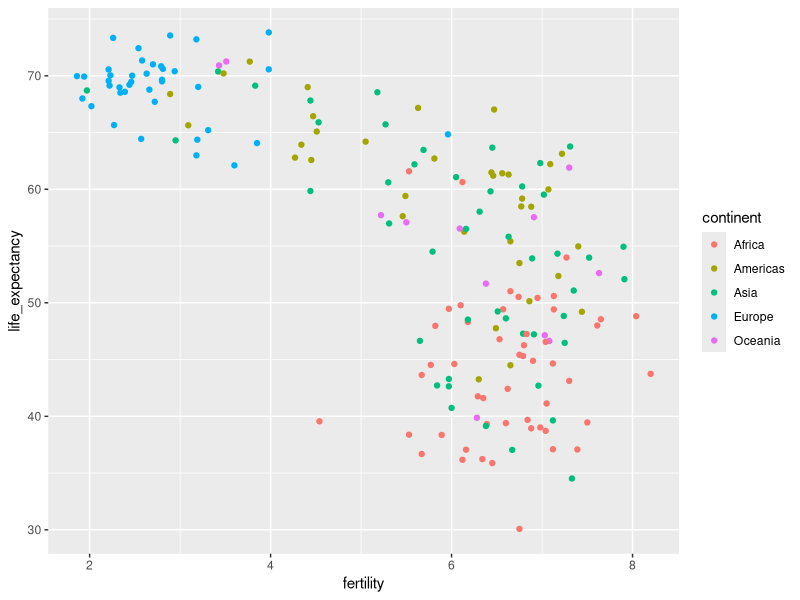
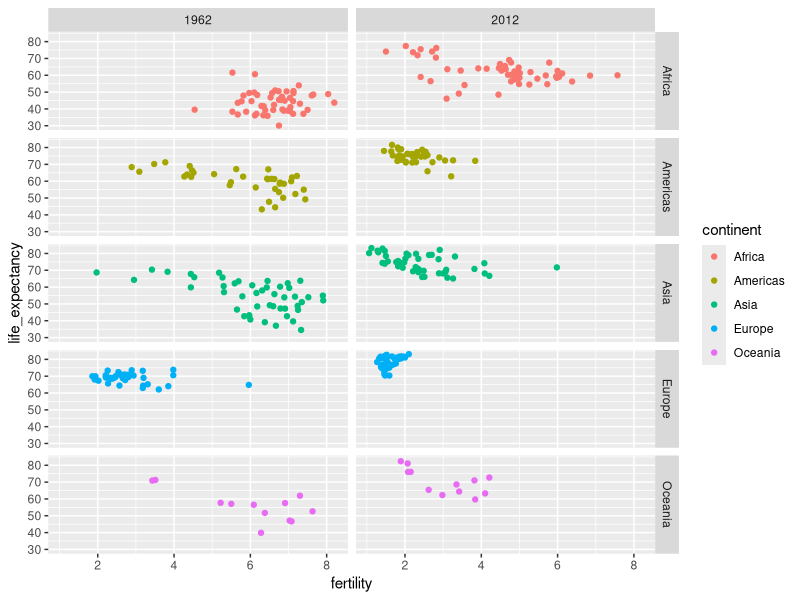
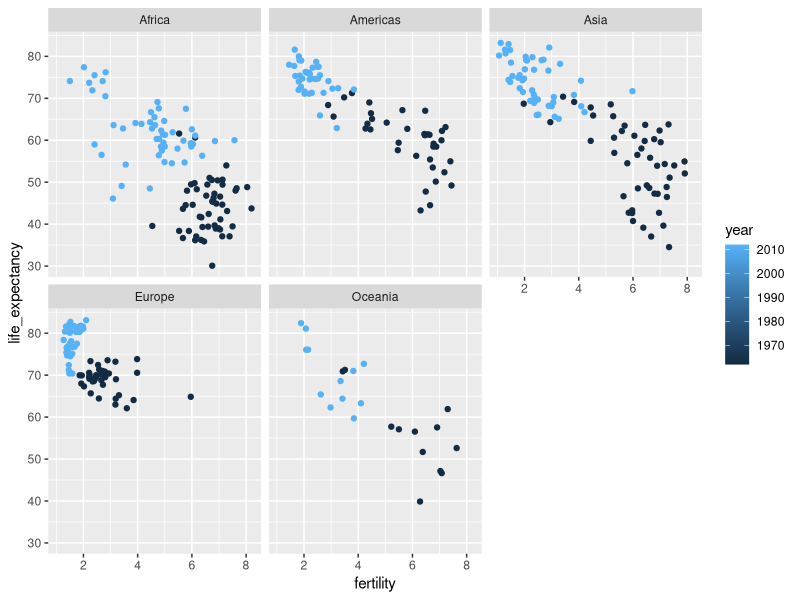
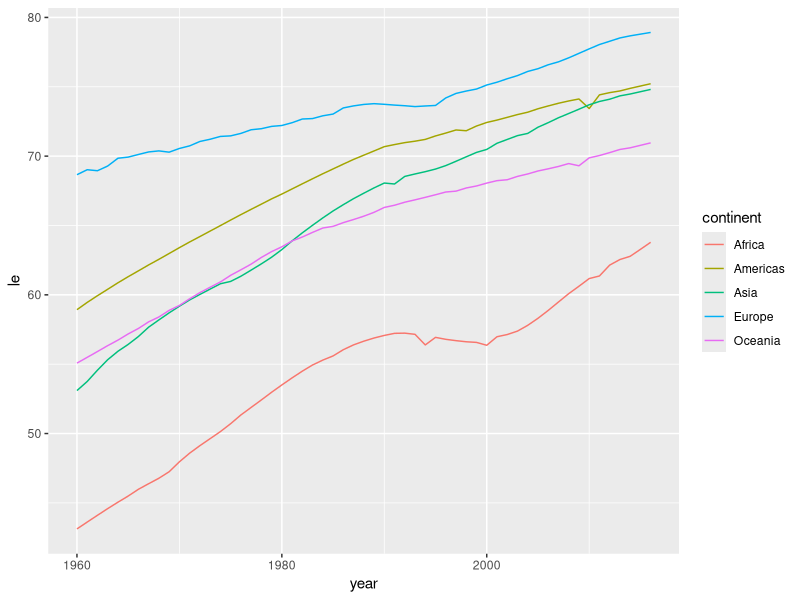
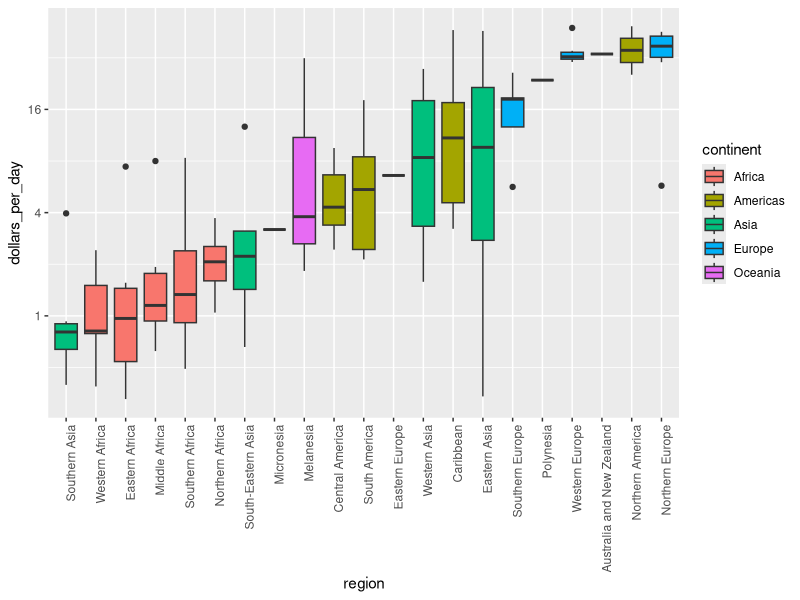
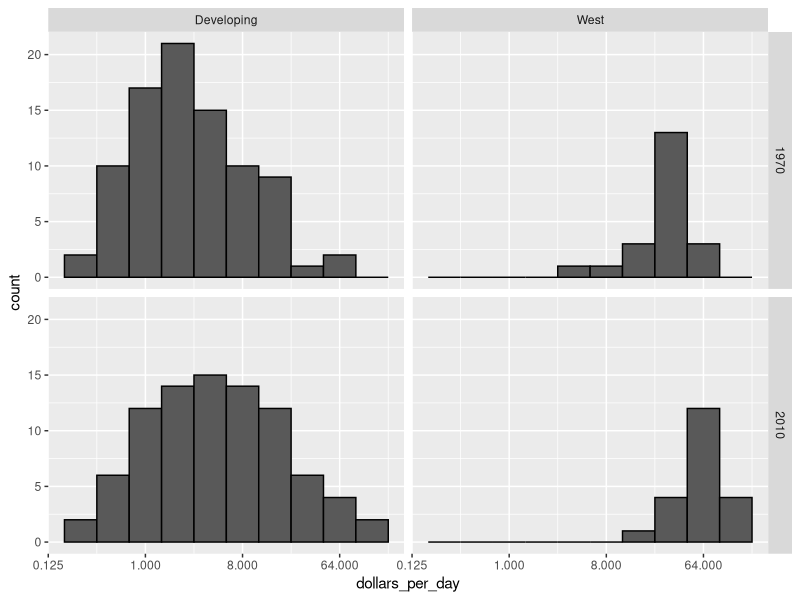
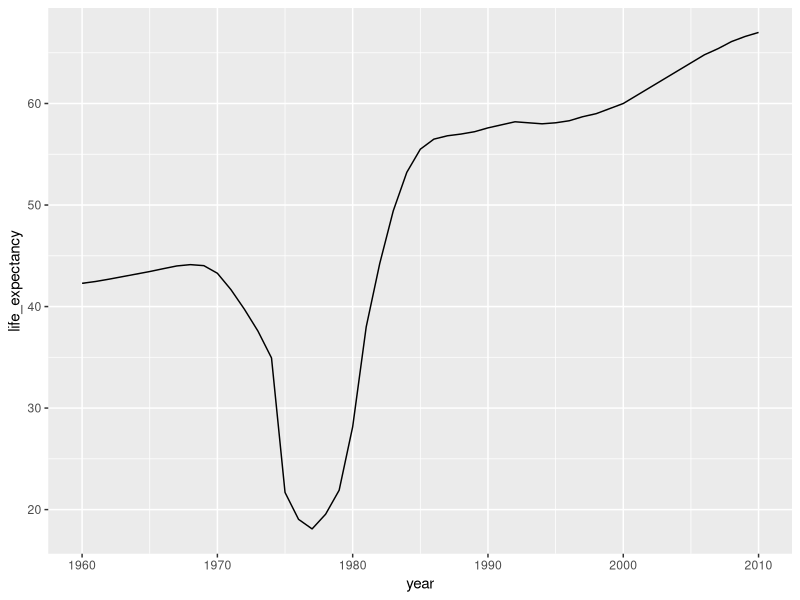
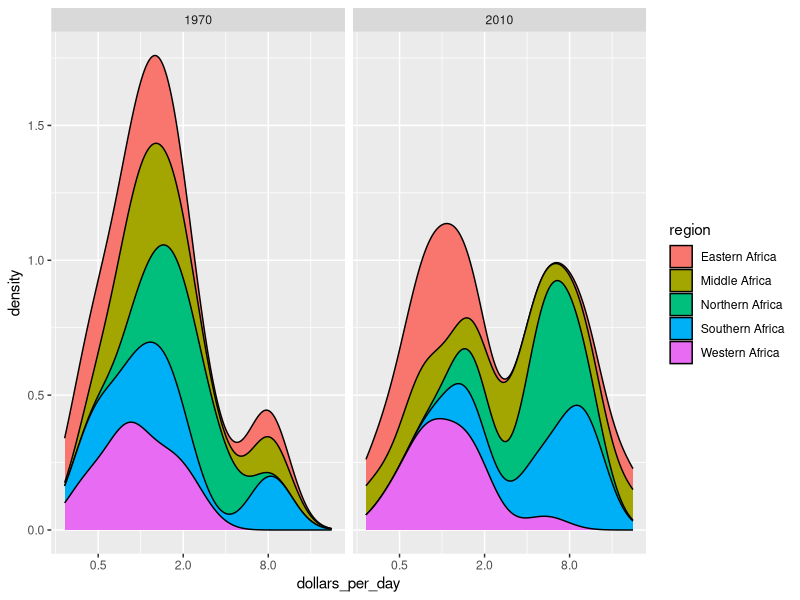

Generate these figures, in order, with R:
## ---- chunk 1
knitr::opts_chunk$set(echo = TRUE)
## ---- chunk 2
library(dslabs)
library(ggplot2)
library(dplyr)
data(gapminder)
head(gapminder)

gapminder %>% filter(year == 1962) %>%
          ggplot(aes(fertility, life_expectancy, color=continent)) + geom_point()

gapminder %>% filter(year %in% c(1962, 2012)) %>%
          ggplot(aes(fertility, life_expectancy, color=continent)) + geom_point() +
          facet_grid(continent~year)
## ---- chunk 3
gapminder %>% filter(year %in% c(1962, 2012)) %>%
          ggplot(aes(fertility, life_expectancy, color=year)) + geom_point() +
          facet_wrap(~continent)
## ---- chunk 4
gapminder %>% group_by(continent, year) %>% summarize(le = mean(life_expectancy)) %>%
              ggplot(aes(year, le, color=continent)) +
              geom_line()
## ---- chunk 5
gapminder %>% filter(year == 1970 & !is.na(gdp)) %>%
              mutate(dollars_per_day = gdp/population/365) %>% 
              mutate(region = reorder(region, dollars_per_day, FUN = median)) %>%
              ggplot(aes(region, dollars_per_day, fill = continent)) +
              geom_boxplot() +
              theme(axis.text.x = element_text(angle=90, hjust=1)) +
              scale_y_continuous(trans="log2")
## ---- chunk 6
list1 <- gapminder %>% filter(year == 1970 & !is.na(gdp)) %>% .$country
list2 <- gapminder %>% filter(year == 2010 & !is.na(gdp)) %>% .$country
countries <- intersect(list1, list2)
length(countries)
west_regions <- c("Southern Europe","Polynesia", "Western Europe",
                  "Australia and New Zealand", "Northern America", "Northern Europe")
gapminder %>% filter(country %in% countries & year %in% c(1970, 2010)) %>%
              mutate(group = ifelse(region %in% west_regions, "West", "Developing")) %>%
              mutate(dollars_per_day = gdp/population/365) %>% 
              ggplot(aes(dollars_per_day)) +
              geom_histogram(binwidth=1, color="black") + 
              scale_x_continuous(trans="log2") +
              facet_grid(year~group)
## ---- chunk 7
gapminder %>% filter(country=="Cambodia" & year >= 1960 & year <= 2010) %>%
        ggplot(aes(year, life_expectancy)) + geom_line()
## ---- chunk 8
gapminder %>% filter(continent=="Africa" & year %in% c(1970, 2010) & !is.na(gdp)) %>% mutate(dollars_per_day = gdp/population/365) %>%
  ggplot(aes(dollars_per_day, fill=region)) + geom_density(bw=0.5, position="stack") + facet_grid(~year) + scale_x_continuous(trans="log2")
